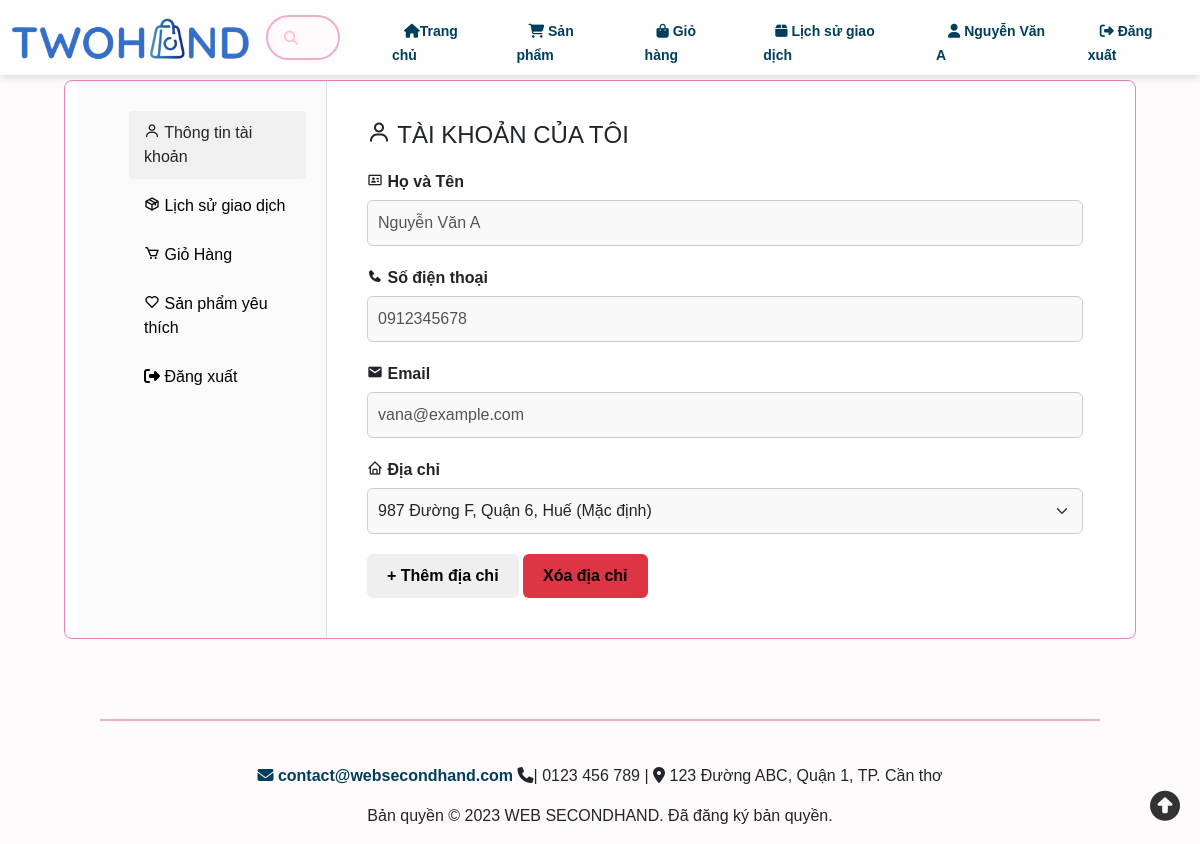
Screenshot of /controllers/thongTinTaiKhoanController.php (signed in) with the database file from the repository.
### tables this page shows
CREATE TABLE TaiKhoan ( 
    IdTaiKhoan INT(10) PRIMARY KEY AUTO_INCREMENT, 
    TenTK VARCHAR(100) NOT NULL,
    Email VARCHAR(100) NOT NULL UNIQUE,
    Sdt VARCHAR(10) NOT NULL, 
    MatKhau VARCHAR(255) NOT NULL, 
    VaiTro TINYINT DEFAULT 0 CHECK (VaiTro IN (0,1)), 
    IdGoogle VARCHAR(255) DEFAULT NULL, 
    TrangThaiBanHang ENUM('ChuaKichHoat','DangHoatDong','BiKhoa') DEFAULT 'ChuaKichHoat', 
    ThoiGianTao DATETIME NOT NULL DEFAULT CURRENT_TIMESTAMP,
    Avatar VARCHAR(255) DEFAULT NULL
);

### controllers/thongTinTaiKhoanController.php (called while the page is built, shortened)
<?php
require_once __DIR__ . '/../includes/ketnoi.php';
require_once __DIR__ . '/../models/TaiKhoanModel.php';
$model = new TaiKhoanModel($conn);
$idUser = $_SESSION['IdTaiKhoan'];
$user = $model->getThongTin($idUser);
$addresses = $model->getDanhSachDiaChi($idUser);
$address_count = count($addresses);
include_once __DIR__ . '/../views/thongTinTaiKhoan.php';

### models/TaiKhoanModel.php (called while the page is built, shortened)
<?php
class TaiKhoanModel
{
    private $conn;
    public function __construct($conn)
    {
        $this->conn = $conn;
    }
    public function getThongTin($idUser)
    {
        $stmt = $this->conn->prepare("SELECT TenTK, Email, Sdt FROM TaiKhoan WHERE IdTaiKhoan = ?");
        $stmt->bind_param("i", $idUser);
        $stmt->execute();
        $result = $stmt->get_result();
        return $result->fetch_assoc();
    }
    public function getDanhSachDiaChi($idUser)
    {
        $stmt = $this->conn->prepare("SELECT MaDC, DiaChiChiTiet, MacDinh FROM DiaChi WHERE IdTaiKhoan = ?");
        $stmt->bind_param("i", $idUser);
        $stmt->execute();
        return $stmt->get_result()->fetch_all(MYSQLI_ASSOC);
    }
}

### views/thongTinTaiKhoan.php (the view, shortened to what this page needs)
<!DOCTYPE html>
<html lang="vi">
<head>
    <link href="https://cdn.jsdelivr.net/npm/bootstrap@5.3.2/dist/css/bootstrap.min.css" rel="stylesheet">
    <link rel="stylesheet" href="https://cdnjs.cloudflare.com/ajax/libs/font-awesome/6.4.0/css/all.min.css">
    <link href="https://unpkg.com/boxicons@2.1.4/css/boxicons.min.css" rel="stylesheet">
    <link href="../assets/css/header.css" rel="stylesheet">
    <link href="../assets/css/thongTinTaiKhoan.css" rel="stylesheet">
    <link href="../assets/css/color.css" rel="stylesheet">
</head>
<body>
    <?php include '../includes/header.php'; ?>
    <div class="giua-trang">
        <div class="container">
            <div class="side">
                <nav class="menu">
                    <ul>
                        <li class="active"><a href="thongTinTaiKhoanController.php" style="text-decoration:none; color:inherit;"><i class='bx bx-user'></i> Thông tin tài khoản</a></li>
                        <li><a href="lichSuDonHangController.php"><i class='bx bx-package'></i> Lịch sử giao dịch</a></li>
                        <li><a href="gioHangController.php"><i class='bx bx-cart'></i> Giỏ Hàng</a></li>
                        <li><a href="danhSachYeuThichController.php"><i class='bx bx-heart'></i> Sản phẩm yêu thích</a></li>
                        <li class="dangxuat"><a href="dangXuatController.php"><i class="fa-solid fa-right-from-bracket"></i> Đăng xuất</a></li>
                    </ul>
                </nav>
            </div>
            <main class="content">
                <h1><i class='bx bx-user'></i> TÀI KHOẢN CỦA TÔI</h1>
                <div class="form-thongtintaikhoan">
                    <div class="form-group">
                        <label><i class='bx bx-id-card'></i> Họ và Tên</label>
                        <input type="text" value="<?php echo htmlspecialchars($user['TenTK'] ?? ''); ?>" disabled>
                    </div>
                    <div class="form-group">
                        <label><i class='bx bxs-phone'></i> Số điện thoại</label>
                        <div style="display: flex; gap: 10px;">
                            <input type="text" value="<?php echo htmlspecialchars($user['Sdt'] ?? 'Chưa cập nhật'); ?>" disabled>
                        </div>
                    </div>
                    <div class="form-group">
                        <label><i class='bx bxs-envelope'></i> Email</label>
                        <input type="email" value="<?php echo htmlspecialchars($user['Email'] ?? ''); ?>" disabled>
                    </div>
                    <div class="form-group">
                        <label><i class='bx bx-home'></i> Địa chỉ</label>
                        <select id="diachi-select" class="form-select">
                            <?php if (empty($addresses)): ?>
                                <option>Bạn chưa có địa chỉ nào.</option>
                            <?php else: ?>
                                <?php foreach ($addresses as $addr): ?>
                                    <option value="<?php echo $addr['MaDC']; ?>" <?php echo $addr['MacDinh'] ? 'selected' : ''; ?>>
                                        <?php echo htmlspecialchars($addr['DiaChiChiTiet']); ?>
                                        <?php echo $addr['MacDinh'] ? ' (Mặc định)' : ''; ?>
                                    </option>
                                <?php endforeach; ?>
                            <?php endif; ?>
                        </select>
                    </div>
                    <div class="address-buttons">
                        <?php if ($address_count < 5): ?>
                            <button type="button" id="btn-them-diachi" class="add-address">+ Thêm địa chỉ</button>
                        <?php else: ?>
                            <p class="text-muted">Bạn đã đạt số lượng địa chỉ tối đa.</p>
                        <?php endif; ?>
                        <?php if ($address_count > 0): ?>
                            <button type="button" id="btn-xoa-diachi" class="delete-address">Xóa địa chỉ</button>
                        <?php endif; ?>
                    </div>
                </div>
            </main>
        </div>
    </div>
    <?php include '../includes/footer.php'; ?>
</body>
</html>

### assets/css/header.css (style rules this page uses)
html, body { overflow-x: hidden; }
.giua-trang { margin-top: 80px; margin-left: 64px; margin-right: 64px; }
body { font-family: Arial, sans-serif; background-color:var(--bs-pink-50); margin: 0; padding: 0; }

### assets/css/thongTinTaiKhoan.css (style rules this page uses)
* { box-sizing: border-box; margin: 0; padding: 0; }
.container { display: flex; max-width: 1200px; margin: 80px auto; border: 1px solid var(--bs-pink-300); background-color: #fff; border-radius: 8px; overflow: hidden; }
.side { width: 250px; background-color: #fafafa; border-right: 1px solid #ddd; padding: 20px; }
.menu { margin: 10px 0; }
.menu ul li a { text-decoration: none; color: black; }
.menu ul { list-style: none; }
.menu li { padding: 10px 15px; cursor: pointer; border-radius: 4px; margin-bottom: 5px; transition: background 0.3s; }
.menu li.active, .menu li:hover { background-color: #f0f0f0; }
.content { flex: 1; padding: 40px; }
h1 { font-size: 24px; margin-bottom: 20px; }
.form-thongtintaikhoan .form-group { margin-bottom: 20px; }
.form-thongtintaikhoan label { display: block; margin-bottom: 6px; font-weight: 600; }
.form-thongtintaikhoan input[type="text"], .form-thongtintaikhoan input[type="email"], .form-thongtintaikhoan select { width: 100%; padding: 10px; border: 1px solid #ccc; border-radius: 6px; background-color: #f9f9f9; }
button { padding: 10px 20px; border: none; border-radius: 6px; cursor: pointer; font-weight: bold; transition: background-color 0.3s; }
.delete-address { background-color: var(--bs-danger); }

### rows the page displays
taikhoan: TenTK "Nguyễn Văn A", Sdt "0912345678", Email "vana@example.com"

### other values shown
$_SESSION['TenTK'] "Nguyễn Văn A"
form field value "987 Đường F, Quận 6, Huế (Mặc định)"
